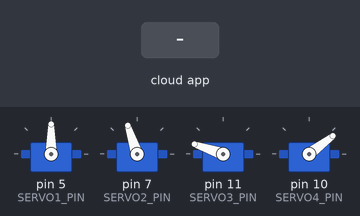
Recording of a sketch running on a simulated Arduino Uno, built with avr-gcc and run on an emulated ATmega328P. On the bench: 4 × servo. Inputs (shaded band) come from the test bench. The ROS host is connected and sends only what is stated.

Above: at 1.2 s.
1.3 s: the phone or cloud app sets servo1 to 45
At 2.2 s:
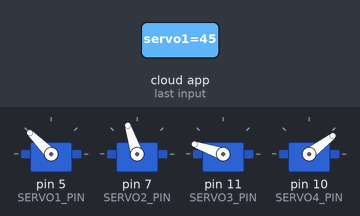
3.2 s: the phone or cloud app sets servo2 to 0
At 5.1 s:
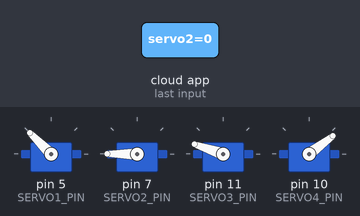
5.4 s: the phone or cloud app sets servo3 to 90
At 7.0 s:
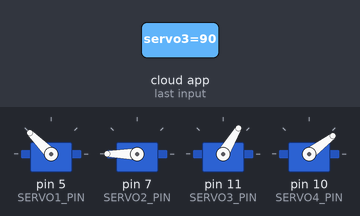
7.9 s: the phone or cloud app sets servo4 to 0
At 9.1 s:
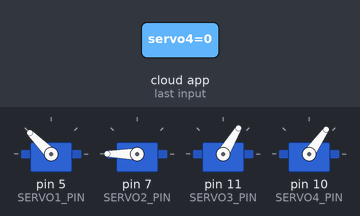
9.5 s: the phone or cloud app sets servo1 to 0
At 10.9 s:
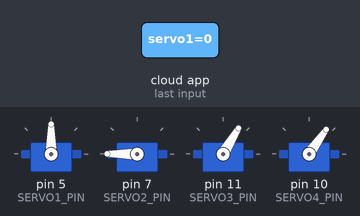
11.4 s: the phone or cloud app sets servo2 to 45
At 13.2 s:
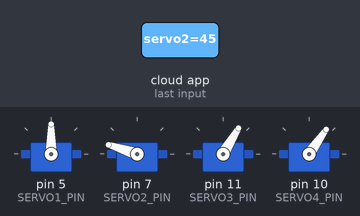
Timing chart, 0 to 14.4 s (numbered marks = the images above; inputs shaded):
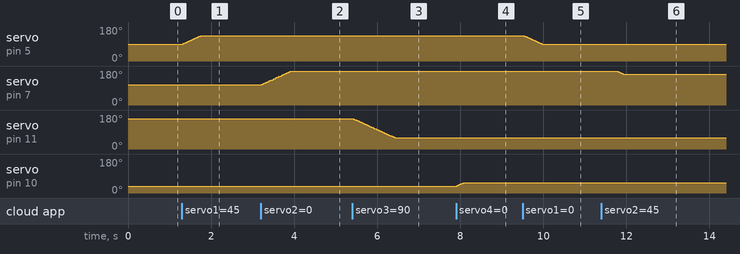

Measured:
- after the input at 1.3 s, servo on pin 5 (SERVO1_PIN): moves from 90° to 135° over 0.43 s, starting at once
- after the input at 3.2 s, servo on pin 7 (SERVO2_PIN): moves from 108° to 180° over 0.70 s, starting at once
- after the input at 5.4 s, servo on pin 11 (SERVO3_PIN): moves from 161° to 59° over 1.0 s, starting at once
- after the input at 7.9 s, servo on pin 10 (SERVO4_PIN): 37° → 55° at once
- after the input at 9.5 s, servo on pin 5 (SERVO1_PIN): moves from 135° to 90° over 0.43 s, starting at once
- after the input at 11.4 s, servo on pin 7 (SERVO2_PIN): 180° → 162° after 0.39 s

The sketch:

RoboticArm.ino
```cpp
#include <Servo.h>
#include <ros.h>
#include <std_msgs/UInt16.h>

#define SERVO1_PIN 5
#define SERVO2_PIN 7
#define SERVO3_PIN 11
#define SERVO4_PIN 10
#define OMEGA_SPEED 1
#define LOOPTIME_MS 10

Servo l1;
Servo l2;
Servo l3;
Servo l4;

int L1 = 80;      //Shoulder to elbow length
int L2 = 80;      //Elbow to wrise length
int L3 = 68;      //Length from wrist to hand PLUS base centre to shoulder

int req_kq1 = 0;
int req_kq2 = 90;
int req_kq3 = 0;
int req_kq4 = 50;

int q1 = 0;
int q2 = 90;
int q3 = 0;
int q4 = 50;

bool wasConnected = false;

unsigned long looptime = 0;

void servo1_cb( const std_msgs::UInt16& cmd_msg){
  req_kq1 = cmd_msg.data;
   kq1_to_q1(req_kq1);
}

void servo2_cb( const std_msgs::UInt16& cmd_msg){
  req_kq2 = cmd_msg.data;
   kq2_to_q2(req_kq2);
}

void servo3_cb( const std_msgs::UInt16& cmd_msg){
  req_kq3 = cmd_msg.data;
   kq3_to_q3(req_kq3);
}

void servo4_cb( const std_msgs::UInt16& cmd_msg){
  req_kq4 = cmd_msg.data;
   kq4_to_q4(req_kq4);
}


void kq1_to_q1(int &kin_ang){
  if(kin_ang >= 270) kin_ang=kin_ang - 360;
  kin_ang = 90+kin_ang;
}

void kq2_to_q2(int &kin_ang){
  kin_ang = 180-kin_ang;
  kin_ang = kin_ang+kin_ang*0.2;
}

void kq3_to_q3(int &kin_ang){
  if(kin_ang >= 315){
    kin_ang = 180 - (kin_ang - 315)*0.42;
  }
  else{
    kin_ang = 180-kin_ang;
    kin_ang = kin_ang +kin_ang*0.13 -42;
  }
}

void kq4_to_q4(int &kin_ang){
  kin_ang = -0.35*kin_ang + 55;
}

ros::NodeHandle  nh;
ros::Subscriber<std_msgs::UInt16> sub1("servo1", servo1_cb);
ros::Subscriber<std_msgs::UInt16> sub2("servo2", servo2_cb);
ros::Subscriber<std_msgs::UInt16> sub3("servo3", servo3_cb);
ros::Subscriber<std_msgs::UInt16> sub4("servo4", servo4_cb);


void setup(){
  nh.initNode();
  nh.subscribe(sub1);
  nh.subscribe(sub2);
  nh.subscribe(sub3);
  nh.subscribe(sub4);
  l1.attach(SERVO1_PIN);
  l2.attach(SERVO2_PIN);
  l3.attach(SERVO3_PIN);
  l4.attach(SERVO4_PIN);

  kq1_to_q1(req_kq1);
  kq2_to_q2(req_kq2);
  kq3_to_q3(req_kq3);
  kq4_to_q4(req_kq4);

  q1 = req_kq1;
  q2 = req_kq2;
  q3 = req_kq3;
  q4=req_kq4;
}

void loop(){
  looptime = millis();

  if (!nh.connected()){
    req_kq1 = 0;
    req_kq2 = 90;
    req_kq3 = 70;
    req_kq4 = 50;
    kq1_to_q1(req_kq1);
    kq2_to_q2(req_kq2);
    kq3_to_q3(req_kq3);
    kq4_to_q4(req_kq4);
    wasConnected = false;
  }
  else if(wasConnected == false){
    wasConnected = true;
    req_kq1 = 0;
    req_kq2 = 90;
    req_kq3 = 0;
    req_kq4 = 50;
    kq1_to_q1(req_kq1);
    kq2_to_q2(req_kq2);
    kq3_to_q3(req_kq3);
    kq4_to_q4(req_kq4);
  }

  if(req_kq1 > q1) q1 += OMEGA_SPEED;
  if(req_kq1 < q1) q1 -= OMEGA_SPEED;

  if(req_kq2 > q2) q2 += OMEGA_SPEED;
  if(req_kq2 < q2) q2 -= OMEGA_SPEED;

  if(req_kq3 > q3) q3 += OMEGA_SPEED;
  if(req_kq3 < q3) q3 -= OMEGA_SPEED;

  if(req_kq4 > q4) q4 += OMEGA_SPEED;
  if(req_kq4 < q4) q4 -= OMEGA_SPEED;

  l1.write(q1);
  l2.write(q2);
  l3.write(q3);
  l4.write(q4);

  nh.spinOnce();
  while(millis() - looptime < LOOPTIME_MS);


}
```
